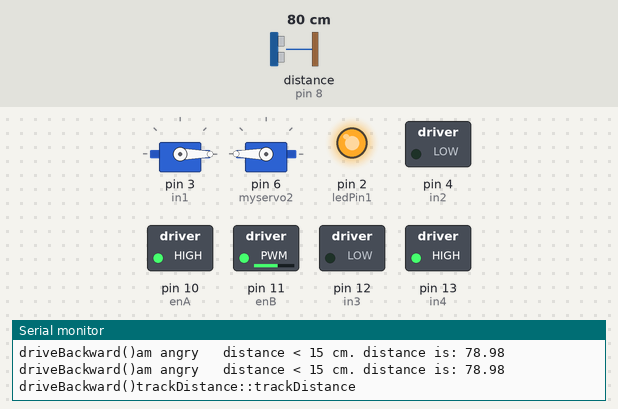
Bench run of a sketch on a simulated Arduino Uno, built with avr-gcc and run on an emulated ATmega328P. On the bench: 2 × servo, switched loads named in the sketch (green lamp = pin HIGH), output pins drawn as LEDs (lit = HIGH), the last lines printed to the serial monitor. Wiring (inferred from the names in the program): ultrasonic range finder: trigger pin 9; echo pin 8. The test bench sets the inputs (shaded band); at power-on: distance to the obstacle (sensor on pin 8) 80 cm. The echo pulse lasts 58.3 µs per cm; pins used as bus, display or sensor lines are not drawn.

Above: at 1.2 s.
1.3 s: distance to the obstacle (sensor on pin 8) set to 96 cm
4.3 s: distance to the obstacle (sensor on pin 8) set to 107 cm
At 4.68 s:
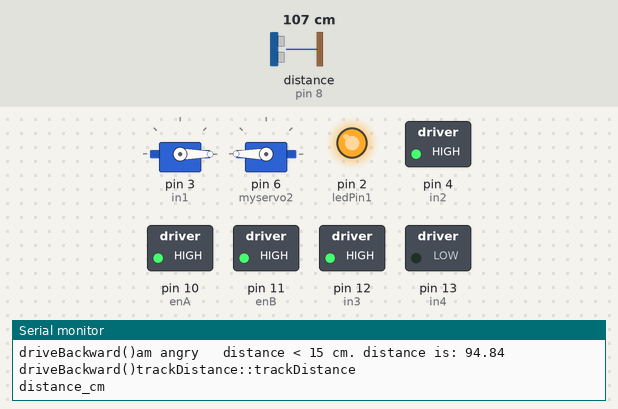
At 5.7 s:
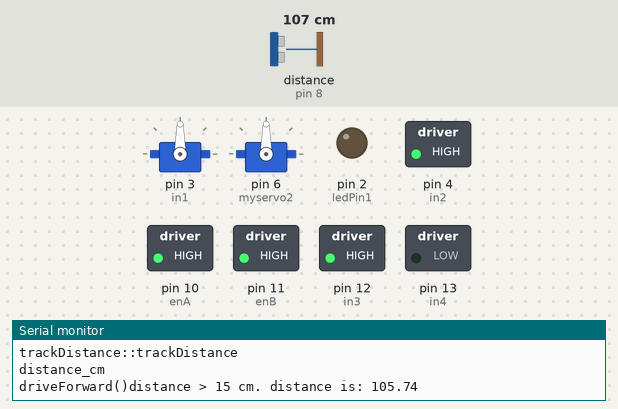
Timing chart, 0 to 7.3 s (numbered marks = the images above; inputs shaded):
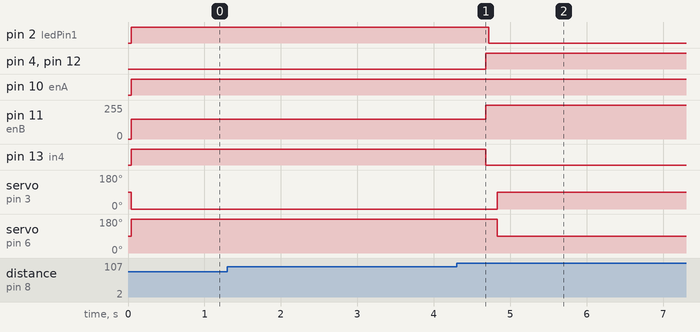

The sketch:

3aprANGRYFUCK.ino
```cpp
#include <Servo.h>
#include <elapsedMillis.h>

Servo myservo;   // create servo object to control a servo
Servo myservo2;  // create servo object to control a servo

int trigPin = 9;  // TRIG pin
int echoPin = 8;  // ECHO pin

int ledPin1 = 2;


int pos2, pos1;
int buzzpin = 2;

long duration;
int distance;

float duration_us, distance_cm;

elapsedMillis milisecondTimer;

// Motor A connections
int enA = 10;
int in1 = 3;
int in2 = 4;
// Motor B connections
int enB = 11;
int in3 = 12;
int in4 = 13;

void setup() {
  // begin serial port˝post
  Serial.begin(9600);

  // configure the trigger pin to output mode
  pinMode(trigPin, OUTPUT);
  // configure the echo pin to input mode
  pinMode(echoPin, INPUT);

  pinMode(buzzpin, OUTPUT);

  pinMode(ledPin1, OUTPUT);


  myservo.attach(3);
  myservo2.attach(6);

  //MOTOR INITIALISATION
  pinMode(enA, OUTPUT);
  pinMode(enB, OUTPUT);
  pinMode(in1, OUTPUT);
  pinMode(in2, OUTPUT);
  pinMode(in3, OUTPUT);
  pinMode(in4, OUTPUT);

  digitalWrite(in1, LOW);
  digitalWrite(in2, LOW);
  digitalWrite(in3, LOW);
  digitalWrite(in4, LOW);
}

float trackDistance() {
  // Serial.print(milisecondTimer);
  if (milisecondTimer % 15 == 0) {
    Serial.println("trackDistance::trackDistance");
    // generate 10-microsecond pulse to TRIG pin
    digitalWrite(trigPin, LOW);
    delayMicroseconds(10);
    digitalWrite(trigPin, HIGH);
    delayMicroseconds(10);
    digitalWrite(trigPin, LOW);

    // measure duration of pulse from ECHO pin
    duration_us = pulseIn(echoPin, HIGH);

    // calculate the distance
    distance_cm = 0.017 * duration_us;

    Serial.print("distance_cm");
    Serial.println();
  }
  return distance_cm;
}

void driveForward() {
  Serial.print("driveForward()");
  analogWrite(enA, 255);
  analogWrite(enB, 255);

  digitalWrite(in1, LOW);
  digitalWrite(in4, LOW);

  digitalWrite(in2, HIGH);
  digitalWrite(in3, HIGH);
}
void driveBackward() {
  Serial.print("driveBackward()");
  analogWrite(enA, 255);
  analogWrite(enB, 150);

  digitalWrite(in1, HIGH);
  digitalWrite(in4, HIGH);

  digitalWrite(in2, LOW);
  digitalWrite(in3, LOW);
}
void driveTurn() {
  Serial.print("driveTurn()");
  analogWrite(enA, 255);
  analogWrite(enB, 150);

  digitalWrite(in2, HIGH);
  digitalWrite(in4, HIGH);

  digitalWrite(in1, LOW);
  digitalWrite(in3, LOW);
}

void loop() {
  if (trackDistance() < 100 && trackDistance() > 0) {
    trackDistance();
    Serial.print("am angry   ");
    Serial.print("distance < 15 cm. distance is: ");
    Serial.println(distance_cm);


    driveBackward();


    pos1 = myservo.read() - 190;
    pos2 = myservo2.read() + 190;
    myservo.write(pos1);  // tell servo to go to position in variable 'pos'
    myservo2.write(pos2);

    //ACTIVATE MOTORs IN FORWARD DIRECTION


    digitalWrite(ledPin1, HIGH);


  } else if (trackDistance() > 15) {
    driveForward();
    trackDistance();
    pos1 = myservo.read();
    pos2 = myservo2.read();
    Serial.print("distance > 15 cm. distance is: ");
    Serial.println(distance_cm);

    if (milisecondTimer % 15 == 0) {
      myservo.write(90);  // tell servo to go to position in variable 'pos'

      myservo2.write(90);
    }


    // waits 15ms for the servo to reach the position
    digitalWrite(ledPin1, LOW);
    digitalWrite(buzzpin, LOW);
  } else {
    driveTurn();
  }
}
```

Measured:
- the behaviour switches between 101 and 102 cm on distance to the obstacle (sensor on pin 8) (found by bisection; images 0 and 1)
- after the input at 4.3 s, pin 2 (ledPin1): HIGH → LOW after 0.42 s; pin 4 (in2), pin 12 (in3): LOW → HIGH after 0.38 s; pin 11 (enB): 150/255 → 255/255 after 0.38 s; pin 13 (in4): HIGH → LOW after 0.38 s; servo on pin 3 (in1): 0° → 90° after 0.53 s
